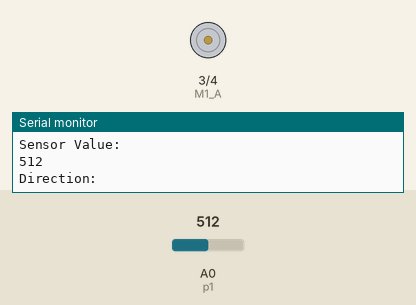
This sketch was run on a simulated Arduino Uno, built with avr-gcc and run on an emulated ATmega328P. Shown: motor-driver pin pairs drawn as motors (green arrow = first pin HIGH = forward, orange = second pin HIGH = backward, longer = more drive, scaled by the enable pin), the last lines printed to the serial monitor. The inputs (shaded band) are chosen by the test bench; at power-on: A0 (p1) = 512.

Above: at 1.2 s.
1.3 s: A0 (p1) set to 547
At 2.5 s:
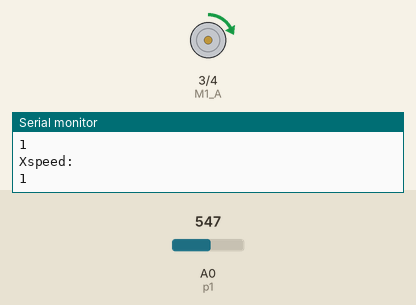
2.8 s: A0 (p1) set to 511
At 4.0 s:
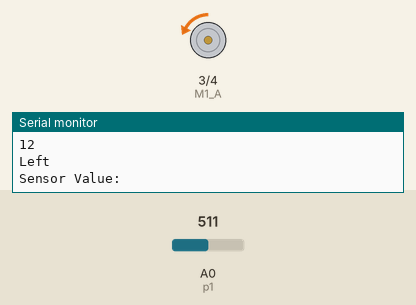
4.3 s: A0 (p1) set to 306
At 4.9 s:
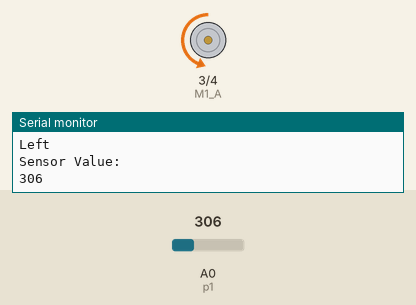
5.8 s: A0 (p1) set to 716
At 7.0 s:
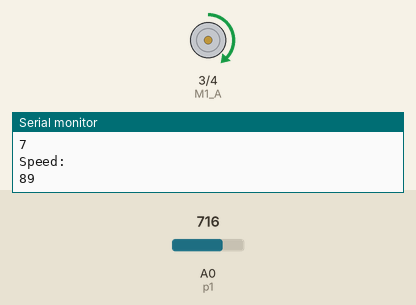
7.3 s: A0 (p1) set to 0
At 8.0 s:
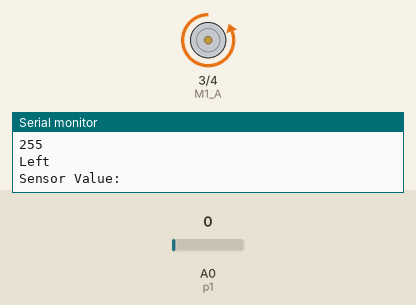
8.8 s: A0 (p1) set to 1023
At 9.6 s:
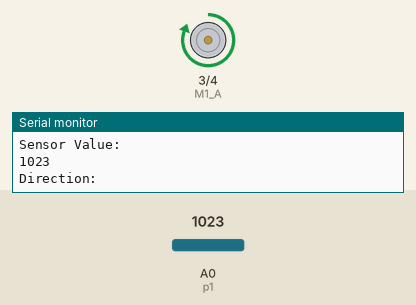
Timing chart, 0 to 11.3 s (numbered marks = the images above; inputs shaded):
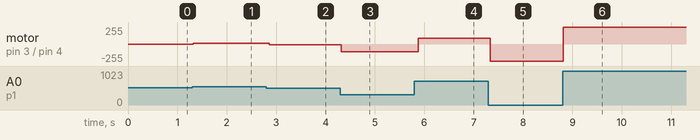

Measured:
- after the input at 1.3 s, motor on pin 3 (M1_A) / pin 4 (M1_B): stopped → forward 12/255 at once
- after the input at 2.8 s, motor on pin 3 (M1_A) / pin 4 (M1_B): forward 12/255 → backward 12/255 after 0.06 s
- after the input at 4.3 s, motor on pin 3 (M1_A) / pin 4 (M1_B): backward 12/255 → backward 114/255 at once
- after the input at 5.8 s, motor on pin 3 (M1_A) / pin 4 (M1_B): backward 114/255 → forward 89/255 after 0.08 s
- after the input at 7.3 s, motor on pin 3 (M1_A) / pin 4 (M1_B): forward 89/255 → backward 255/255 at once
- after the input at 8.8 s, motor on pin 3 (M1_A) / pin 4 (M1_B): backward 255/255 → forward 255/255 at once

The sketch:

joystick_X_Y2.ino
```cpp
int sensorvalue = 0;
int p1 = A0;
int M1_A = 3;    // if using Ardumoto, change to pin 13
int M1_PWM = 9;
int M1_B = 4; // if using Ardumoto, remove this variable
signed int x_direc = 0;
unsigned int x_speed = 0;
int speed_val = 255;

void setup()
{
  Serial.begin(9600);

  pinMode(M1_A, OUTPUT);
  pinMode(M1_PWM, OUTPUT);
  pinMode(M1_B, OUTPUT);
}

void loop()
{
  sensorvalue = analogRead(p1);
  x_direc = map(sensorvalue,0,1023,-20,20);
  x_speed =abs(x_direc);
  speed_val = map(x_speed,0,20,0,255);
   if(x_direc>0)
   {
     M1_right(speed_val);
     Serial.println("Right");
   }
   else if(x_direc<0)
   {
     M1_left(speed_val);
     Serial.println("Left");
   }
   Serial.println("Sensor Value:");
   Serial.println(sensorvalue);
   Serial.println("\n");
   Serial.println("Direction:");
   Serial.println(x_direc);
   Serial.println("\n");
   Serial.println("Xspeed:");
   Serial.println(x_speed);
   Serial.println("\n");
   Serial.println("Speed:");
   Serial.println(speed_val);
   Serial.println("\n");
}

void M1_right(int x)
{
  digitalWrite(M1_B, LOW);
  digitalWrite(M1_A, HIGH);
  analogWrite(M1_PWM, x);
}

void M1_left(int x)
{
  digitalWrite(M1_A, LOW);
  digitalWrite(M1_B, HIGH);
  analogWrite(M1_PWM, x);
}
```
